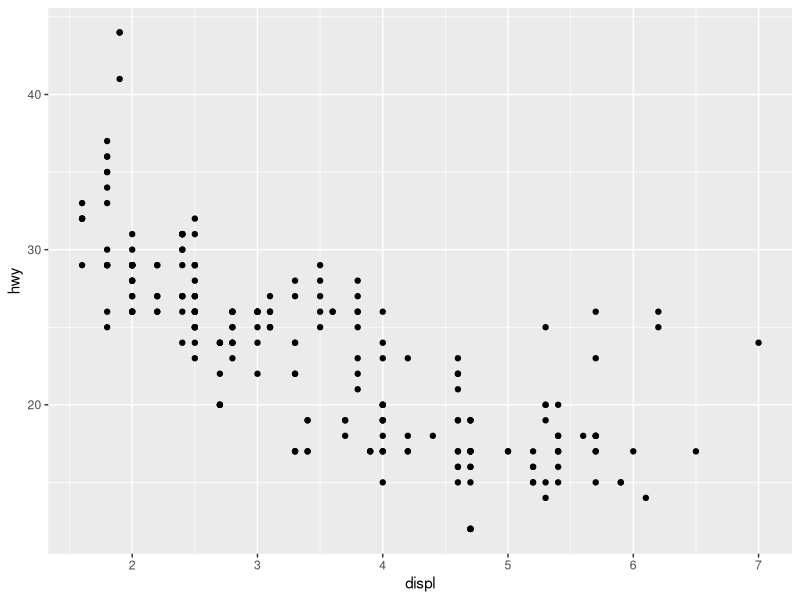
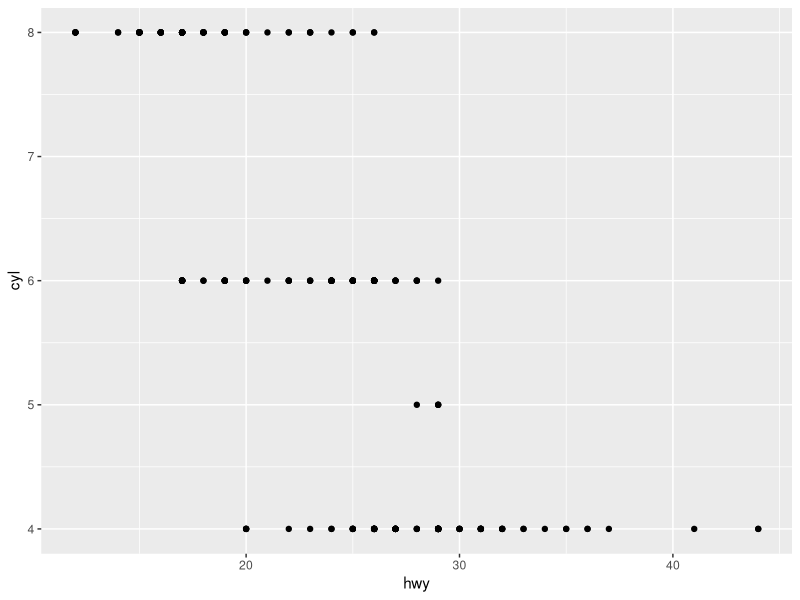
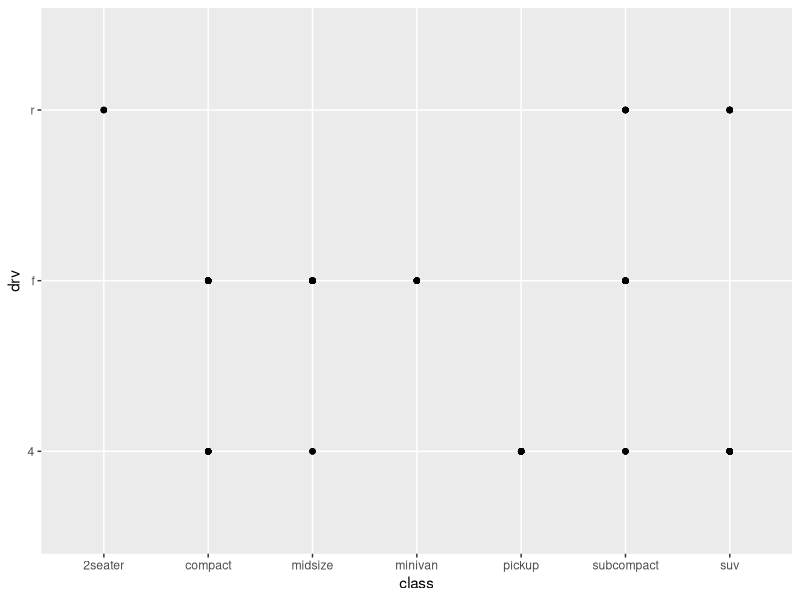
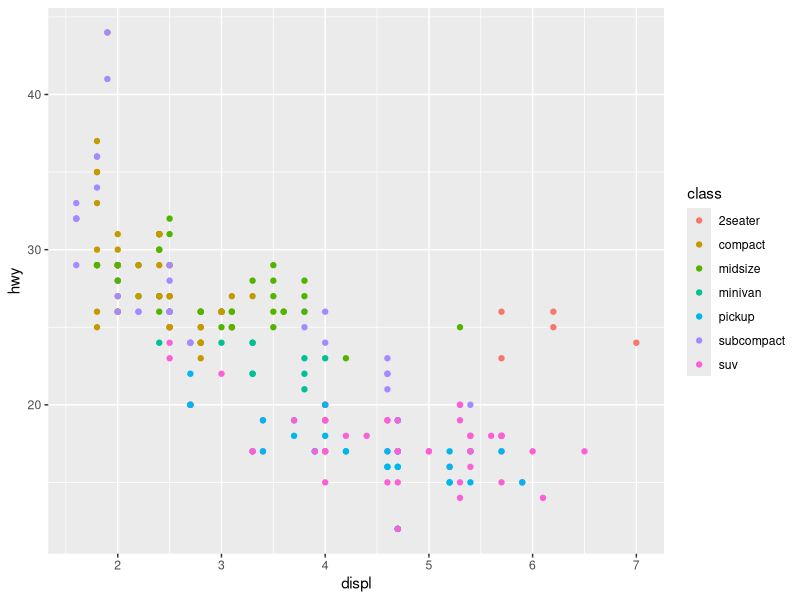
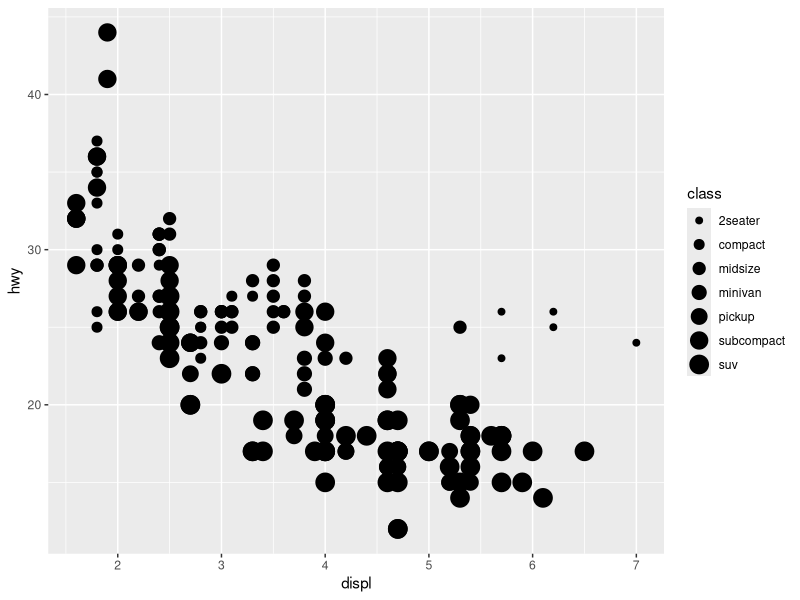
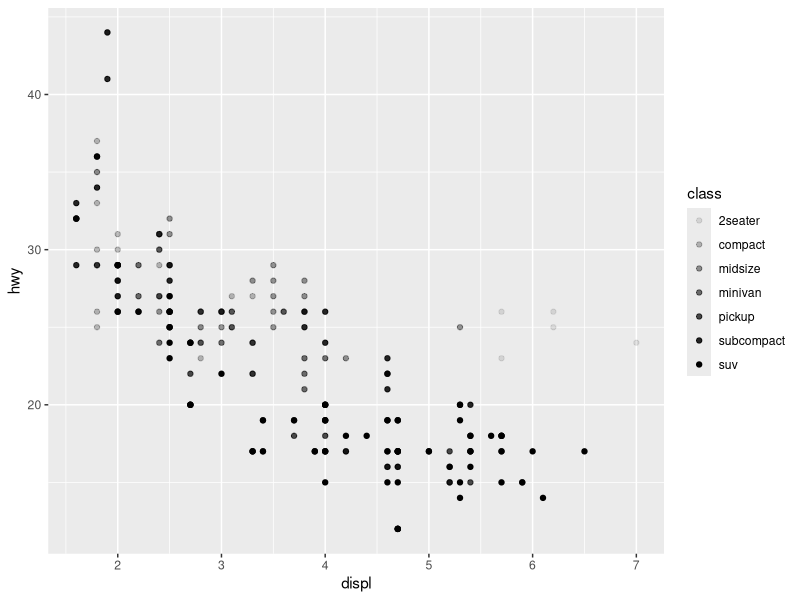
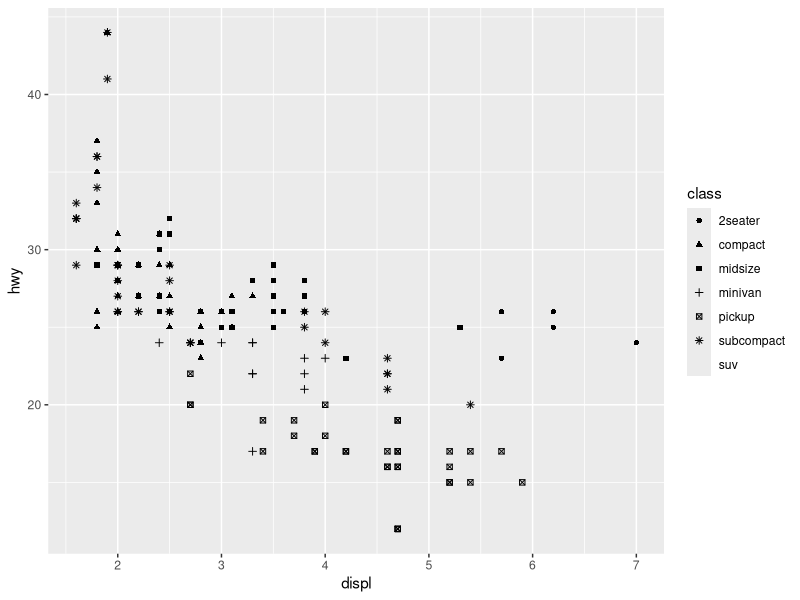
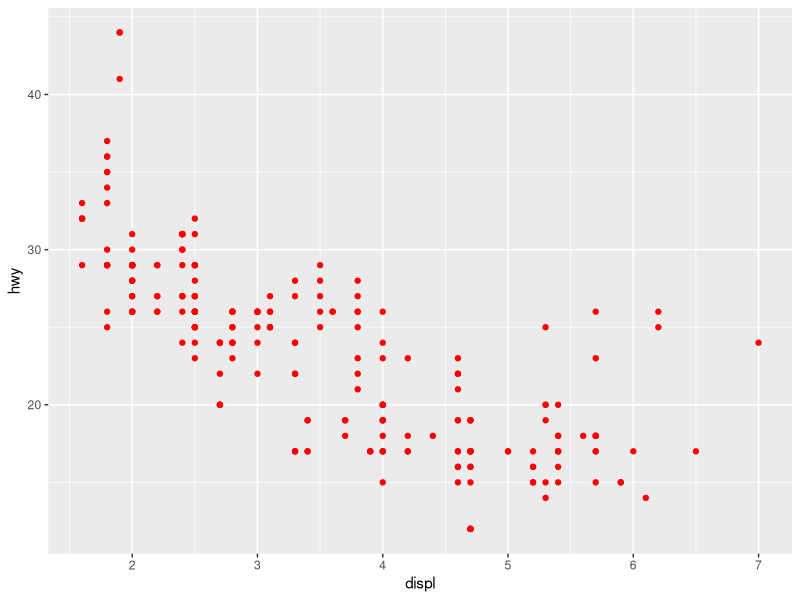

Write the R code that produced these figures, in order.
## ---- chunk 1
library(ggplot2)
library(tidyverse)
## ---- chunk 2
head(mpg)
## ---- chunk 3
#displacement vs highway
ggplot(data = mpg)+
  geom_point(mapping = aes(x=displ,y=hwy))

ggplot(data = mpg)+
  geom_point(mapping = aes(x=hwy,y=cyl))

ggplot(data = mpg)+
  geom_point(mapping = aes(x=class,y=drv))

#displacement vs highway with color as class
ggplot(data = mpg)+
  geom_point(mapping = aes(x=displ,y=hwy, color = class))

#displacement vs highway with size as class
ggplot(data = mpg)+
  geom_point(mapping = aes(x=displ,y=hwy, size = class))

#displacement vs highway with color gradient as class
ggplot(data = mpg)+
  geom_point(mapping = aes(x=displ,y=hwy, alpha = class))

#displacement vs highway with shape as class
ggplot(data = mpg)+
  geom_point(mapping = aes(x=displ,y=hwy, shape = class))

ggplot(data = mpg)+
  geom_point(mapping = aes(x=displ,y=hwy) , color = "red")

#shapes range from 0 - 20
ggplot(data = mpg)+
  geom_point(mapping = aes(x=displ,y=hwy) , shape = 4)
## ---- chunk 4
#displacement vs highway with color as class
ggplot(data = mpg)+
  geom_point(mapping = aes(x=displ,y=hwy, color = cty))

#displacement vs highway with size as class
ggplot(data = mpg)+
  geom_point(mapping = aes(x=displ,y=hwy, size = cty))

#displacement vs highway with color gradient as class
ggplot(data = mpg)+
  geom_point(mapping = aes(x=displ,y=hwy, alpha = cty))

## ---- chunk 5
#multiple aesthetics
ggplot(data = mpg)+
  geom_point(mapping = aes(x=displ,y=hwy, size = cty, color = class,shape=drv))

## ---- chunk 6
ggplot(data = mpg)+
  geom_point(mapping = aes(x=displ,y=hwy) , shape = 13, stroke = 0.1)
## ---- chunk 7
ggplot(data = mpg)+
  geom_point(mapping = aes(x=displ,y=hwy,color=displ<5))
## ---- chunk 8
#adding facets
ggplot(data = mpg)+
  geom_point(mapping = aes(x=displ,y=hwy) , shape = 1)+
  facet_wrap(~class , nrow=2)
## ---- chunk 9
ggplot(data = mpg)+
  geom_point(mapping = aes(x=displ,y=hwy) , shape = 1)+
  facet_grid(drv~cyl)
## ---- chunk 10
ggplot(data = mpg)+
  geom_point(mapping = aes(x=displ,y=hwy) , shape = 1)+
  facet_grid(.~cyl)
## ---- chunk 11
ggplot(data = mpg)+
  #geom_point(mapping = aes(x = displ,y = hwy))
  geom_smooth(mapping = aes(x = displ,y = hwy))
## ---- chunk 12
ggplot(data = mpg)+
  #geom_point(mapping = aes(x = displ,y = hwy))
  geom_smooth(mapping = aes(x = displ,y = hwy, linetype = drv))
## ---- chunk 13
ggplot(data = mpg)+
  geom_point(mapping = aes(x = displ,y = hwy,color=drv))+
  geom_smooth(mapping = aes(x = displ,y = hwy, linetype = drv))
## ---- chunk 14
ggplot(data = mpg)+
  geom_smooth(mapping = aes(x = displ,y = hwy))

ggplot(data = mpg)+
  geom_smooth(mapping = aes(x = displ,y = hwy, linetype = drv, group = drv))

ggplot(data = mpg)+
  geom_smooth(mapping = aes(x = displ,y = hwy, color=drv))
## ---- chunk 15
ggplot(data = mpg)+
  geom_point(mapping = aes(x=displ, y=hwy))+
  geom_smooth(mapping = aes(x=displ, y = hwy))
## ---- chunk 16
ggplot(data=mpg,mapping = aes(x=displ,y=hwy))+
  geom_point()+
  geom_smooth()
## ---- chunk 17
ggplot(data=mpg,mapping = aes(x=displ,y=hwy))+
  geom_point(mapping = aes(color=class))+
  geom_smooth()
## ---- chunk 18
ggplot(data=mpg,mapping = aes(x=displ,y=hwy))+
  geom_point(mapping = aes(color = class))+
  geom_smooth(data = filter(mpg, class == "subcompact"),se=FALSE) # SE - standard error
## ---- chunk 19
ggplot(data = mpg, mapping = aes(x = displ, y = hwy, color = drv)) + 
  geom_point(show.legend = FALSE) + 
  geom_smooth(se = FALSE,show.legend = FALSE)
## ---- chunk 20
ggplot(data = mpg) +
  geom_smooth(
    mapping = aes(x = displ, y = hwy, color = drv)
  )
## ---- chunk 21
ggplot(data = mpg, mapping = aes(x = displ, y = hwy)) + 
  geom_point(mapping = aes(color=drv))
